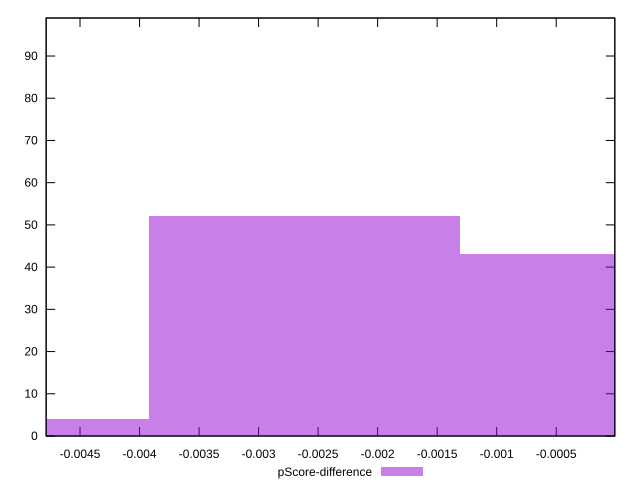

Write the gnuplot code that produced this figure.
reset

$pScoreDifference <<EOF
-0.002612714570286922 52
0 43
-0.005225429140573844 4
EOF

set key outside below
set boxwidth 0.002612714570286922
set xrange [-0.004784518103367885:-0.000007647703967883501]
set yrange [0:99]
set trange [0:99]
set style fill transparent solid 0.5 noborder
set terminal svg size 640, 490 enhanced background rgb 'white'
set output "reports/report_00027_2021-02-24T12-40-31.850Z/cumulative-layout-shift/samples/card/pScore-difference/histogram.svg"

plot $pScoreDifference title "pScore-difference" with boxes

reset
